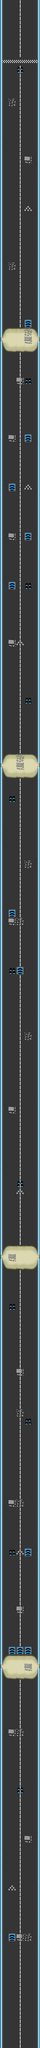

A 2D game scene composited from a Tiled map and its tileset images. What follows is a short description and the map's XML, with each tile layer's data collapsed to a summary:
An orthogonal 5x250 tile map with 64x64 px tiles, 6 tile layers (Road, SpeedRamp, Light, Object1, ...).

<map version="1.10" tiledversion="1.11.2" orientation="orthogonal" renderorder="right-down" width="5" height="250" tilewidth="64" tileheight="64" infinite="0" nextlayerid="7" nextobjectid="1">
 <tileset firstgid="1" source="level6_tileset.tsx" />
 <layer id="1" name="Road" width="5" height="250">
  <data>[1250 cells, 1250 non-empty, 4 distinct tile ids]</data>
 </layer>
 <layer id="3" name="SpeedRamp" width="5" height="250">
  <data>[1250 cells, 10 non-empty, 1 distinct tile ids]</data>
 </layer>
 <layer id="4" name="Light" width="5" height="250">
  <data>[1250 cells, 60 non-empty, 9 distinct tile ids]</data>
 </layer>
 <layer id="2" name="Object1" width="5" height="250">
  <data>[1250 cells, 47 non-empty, 5 distinct tile ids]</data>
 </layer>
 <layer id="6" name="Drones" width="5" height="250">
  <data>[1250 cells, 5 non-empty, 1 distinct tile ids]</data>
 </layer>
 <layer id="5" name="FinishLine" width="5" height="250">
  <data>[1250 cells, 5 non-empty, 3 distinct tile ids]</data>
 </layer>
</map>